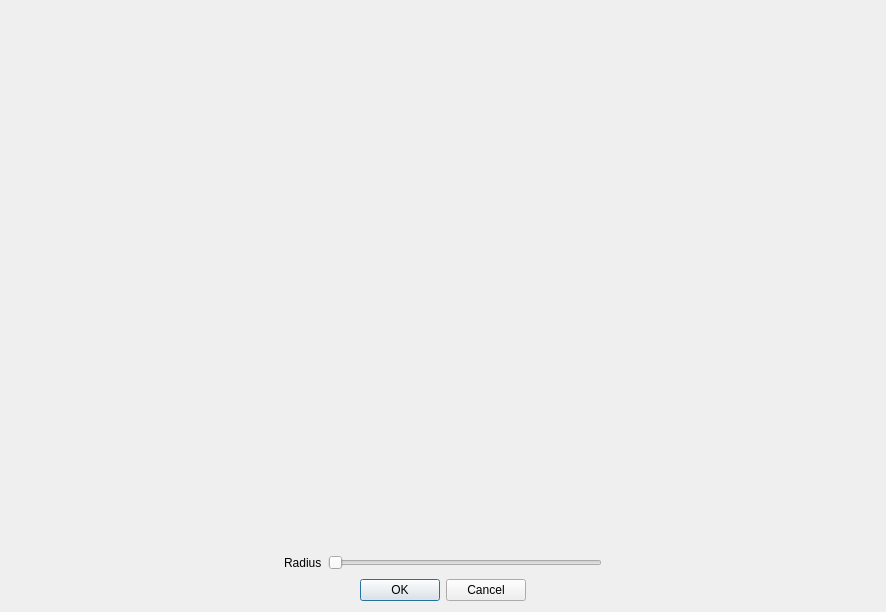
<?xml version="1.0" encoding="UTF-8"?>
<ui version="4.0">
 <class>Dialog</class>
 <widget class="QDialog" name="Dialog">
  <property name="geometry">
   <rect>
    <x>0</x>
    <y>0</y>
    <width>886</width>
    <height>612</height>
   </rect>
  </property>
  <property name="windowTitle">
   <string>Dialog</string>
  </property>
  <layout class="QGridLayout" name="gridLayout">
   <item row="0" column="1">
    <widget class="MplWidget" name="MplWidget" native="true">
     <property name="enabled">
      <bool>true</bool>
     </property>
     <property name="sizePolicy">
      <sizepolicy hsizetype="Preferred" vsizetype="Expanding">
       <horstretch>0</horstretch>
       <verstretch>0</verstretch>
      </sizepolicy>
     </property>
    </widget>
   </item>
   <item row="2" column="1">
    <layout class="QHBoxLayout" name="horizontalLayout">
     <item>
      <spacer name="horizontalSpacer_2">
       <property name="orientation">
        <enum>Qt::Horizontal</enum>
       </property>
       <property name="sizeHint" stdset="0">
        <size>
         <width>40</width>
         <height>20</height>
        </size>
       </property>
      </spacer>
     </item>
     <item>
      <widget class="QDialogButtonBox" name="buttonBox">
       <property name="enabled">
        <bool>true</bool>
       </property>
       <property name="orientation">
        <enum>Qt::Horizontal</enum>
       </property>
       <property name="standardButtons">
        <set>QDialogButtonBox::Cancel|QDialogButtonBox::Ok</set>
       </property>
       <property name="centerButtons">
        <bool>true</bool>
       </property>
      </widget>
     </item>
     <item>
      <spacer name="horizontalSpacer">
       <property name="orientation">
        <enum>Qt::Horizontal</enum>
       </property>
       <property name="sizeHint" stdset="0">
        <size>
         <width>40</width>
         <height>20</height>
        </size>
       </property>
      </spacer>
     </item>
    </layout>
   </item>
   <item row="1" column="1">
    <layout class="QHBoxLayout" name="horizontalLayout_4">
     <item>
      <spacer name="horizontalSpacer_5">
       <property name="orientation">
        <enum>Qt::Horizontal</enum>
       </property>
       <property name="sizeHint" stdset="0">
        <size>
         <width>40</width>
         <height>20</height>
        </size>
       </property>
      </spacer>
     </item>
     <item>
      <widget class="QLabel" name="label">
       <property name="text">
        <string>Radius</string>
       </property>
      </widget>
     </item>
     <item>
      <widget class="QSlider" name="horizontalSlider">
       <property name="sliderPosition">
        <number>0</number>
       </property>
       <property name="tracking">
        <bool>true</bool>
       </property>
       <property name="orientation">
        <enum>Qt::Horizontal</enum>
       </property>
      </widget>
     </item>
     <item>
      <spacer name="horizontalSpacer_6">
       <property name="orientation">
        <enum>Qt::Horizontal</enum>
       </property>
       <property name="sizeHint" stdset="0">
        <size>
         <width>40</width>
         <height>20</height>
        </size>
       </property>
      </spacer>
     </item>
    </layout>
   </item>
  </layout>
 </widget>
 <customwidgets>
  <customwidget>
   <class>MplWidget</class>
   <extends>QWidget</extends>
   <header>mplwidget.h</header>
   <container>1</container>
  </customwidget>
 </customwidgets>
 <resources/>
 <connections>
  <connection>
   <sender>buttonBox</sender>
   <signal>accepted()</signal>
   <receiver>Dialog</receiver>
   <slot>accept()</slot>
   <hints>
    <hint type="sourcelabel">
     <x>248</x>
     <y>254</y>
    </hint>
    <hint type="destinationlabel">
     <x>157</x>
     <y>274</y>
    </hint>
   </hints>
  </connection>
  <connection>
   <sender>buttonBox</sender>
   <signal>rejected()</signal>
   <receiver>Dialog</receiver>
   <slot>reject()</slot>
   <hints>
    <hint type="sourcelabel">
     <x>316</x>
     <y>260</y>
    </hint>
    <hint type="destinationlabel">
     <x>286</x>
     <y>274</y>
    </hint>
   </hints>
  </connection>
 </connections>
</ui>
